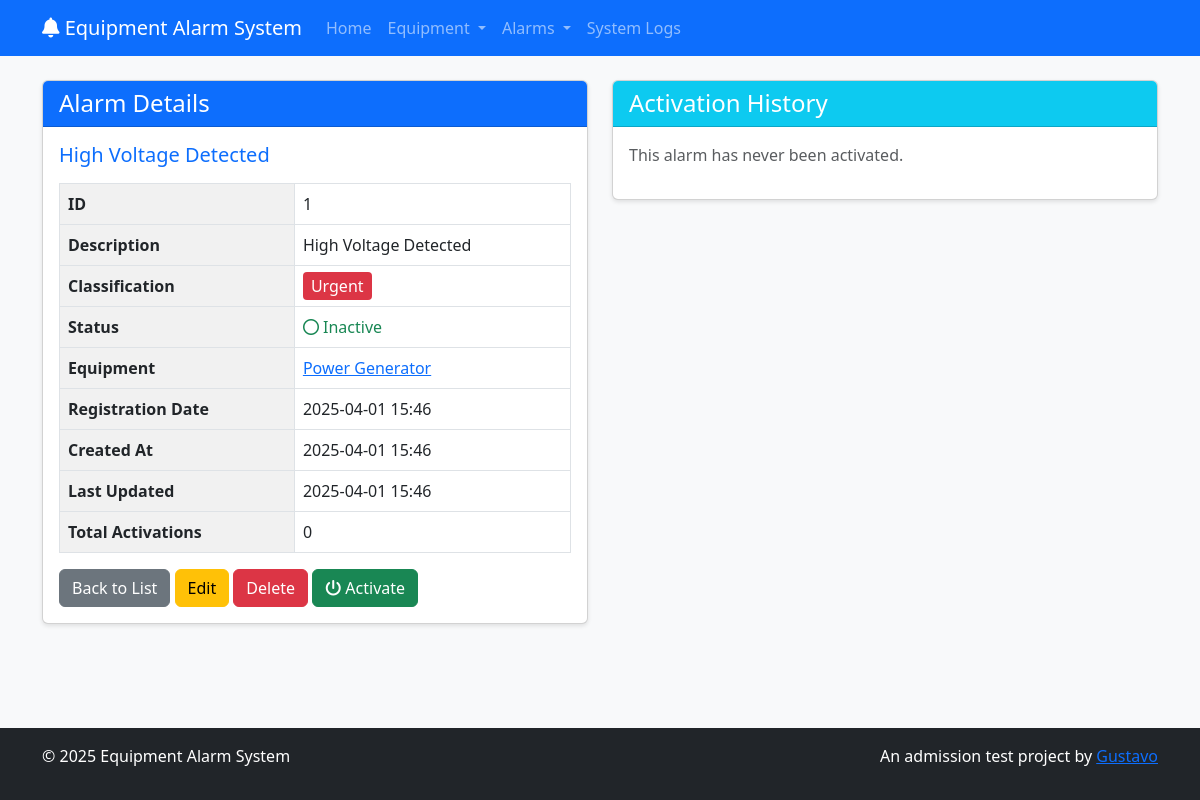
The page /alarms/view.php?id=1 on the database its author committed.
### tables this page shows
CREATE TABLE IF NOT EXISTS alarms (
    id INT AUTO_INCREMENT PRIMARY KEY,
    description VARCHAR(255) NOT NULL,
    classification ENUM('Urgent', 'Emergency', 'Ordinary') NOT NULL,
    equipment_id INT NOT NULL,
    registration_date DATETIME DEFAULT CURRENT_TIMESTAMP,
    created_at DATETIME DEFAULT CURRENT_TIMESTAMP,
    updated_at DATETIME DEFAULT CURRENT_TIMESTAMP ON UPDATE CURRENT_TIMESTAMP,
    FOREIGN KEY (equipment_id) REFERENCES equipment(id) ON DELETE CASCADE
);

CREATE TABLE IF NOT EXISTS equipment (
    id INT AUTO_INCREMENT PRIMARY KEY,
    name VARCHAR(100) NOT NULL,
    serial_number VARCHAR(50) NOT NULL UNIQUE,
    type ENUM('Voltage', 'Current', 'Oil') NOT NULL,
    registration_date DATETIME DEFAULT CURRENT_TIMESTAMP,
    created_at DATETIME DEFAULT CURRENT_TIMESTAMP,
    updated_at DATETIME DEFAULT CURRENT_TIMESTAMP ON UPDATE CURRENT_TIMESTAMP
);

### includes/functions.php (called while the page is built, shortened)
<?php
require_once 'config.php';
function getEquipmentById($id) {
    global $conn;
    $id = (int) $id;
    $sql = "SELECT * FROM equipment WHERE id = ?";
    if($stmt = mysqli_prepare($conn, $sql)) {
        mysqli_stmt_bind_param($stmt, "i", $id);
        if(mysqli_stmt_execute($stmt)) {
            $result = mysqli_stmt_get_result($stmt);
            if(mysqli_num_rows($result) == 1) {
                return mysqli_fetch_assoc($result);
            }
        }
    }
    return false;
}
function getAlarmById($id) {
    global $conn;
    $id = (int) $id;
    $sql = "SELECT * FROM alarms WHERE id = ?";
    if($stmt = mysqli_prepare($conn, $sql)) {
        mysqli_stmt_bind_param($stmt, "i", $id);
        if(mysqli_stmt_execute($stmt)) {
            $result = mysqli_stmt_get_result($stmt);
            if(mysqli_num_rows($result) == 1) {
                return mysqli_fetch_assoc($result);
            }
        }
    }
    return false;
}
function getAlarmStatus($alarm_id) {
    global $conn;
    $alarm_id = (int) $alarm_id;
    $sql = "SELECT status FROM activated_alarms
            WHERE alarm_id = ?
            ORDER BY entry_date DESC
            LIMIT 1";
    if($stmt = mysqli_prepare($conn, $sql)) {
        mysqli_stmt_bind_param($stmt, "i", $alarm_id);
        if(mysqli_stmt_execute($stmt)) {
            $result = mysqli_stmt_get_result($stmt);
            if(mysqli_num_rows($result) == 1) {
                $row = mysqli_fetch_assoc($result);
                return $row['status'];
            } else {
                return 'off';
            }
        }
    }
    return false;
}
?>

### alarms/view.php (the view, shortened to what this page needs)
<?php
require_once '../includes/header.php';
$id = (int)$_GET['id'];
$alarm = getAlarmById($id);
$equipment = getEquipmentById($alarm['equipment_id']);
$status = getAlarmStatus($id);
$activationHistory = array();
$totalActivations = count($activationHistory);
$classificationFormatted = '';
switch ($alarm['classification']) {
    case 'Urgent':
        $classificationFormatted = '<span class="classification-urgent">Urgent</span>';
        break;
}
$statusFormatted = '';
if ($status == 'on') {
    $statusFormatted = '<span class="status-on"><i class="fas fa-circle"></i> Active</span>';
} else {
    $statusFormatted = '<span class="status-off"><i class="far fa-circle"></i> Inactive</span>';
}
?>
<div class="row">
    <div class="col-md-6">
        <div class="card mb-4">
            <div class="card-header bg-primary text-white">
                <h2 class="h4 mb-0">Alarm Details</h2>
            </div>
            <div class="card-body">
                <div class="mb-3">
                    <h3 class="h5 text-primary"><?php echo htmlspecialchars($alarm['description']); ?></h3>
                </div>
                <table class="table table-bordered">
                    <tr>
                        <th>ID</th>
                        <td><?php echo $alarm['id']; ?></td>
                    </tr>
                    <tr>
                        <th>Description</th>
                        <td><?php echo htmlspecialchars($alarm['description']); ?></td>
                    </tr>
                    <tr>
                        <th>Classification</th>
                        <td><?php echo $classificationFormatted; ?></td>
                    </tr>
                    <tr>
                        <th>Status</th>
                        <td><?php echo $statusFormatted; ?></td>
                    </tr>
                    <tr>
                        <th>Equipment</th>
                        <td>
                            <?php if ($equipment): ?>
                                <a href="../equipment/view.php?id=<?php echo $equipment['id']; ?>">
                                    <?php echo htmlspecialchars($equipment['name']); ?>
                                </a>
                            <?php else: ?>
                                <span class="text-danger">Equipment not found</span>
                            <?php endif; ?>
                        </td>
                    </tr>
                    <tr>
                        <th>Registration Date</th>
                        <td><?php echo date('Y-m-d H:i', strtotime($alarm['registration_date'])); ?></td>
                    </tr>
                    <tr>
                        <th>Created At</th>
                        <td><?php echo date('Y-m-d H:i', strtotime($alarm['created_at'])); ?></td>
                    </tr>
                    <tr>
                        <th>Last Updated</th>
                        <td><?php echo date('Y-m-d H:i', strtotime($alarm['updated_at'])); ?></td>
                    </tr>
                    <tr>
                        <th>Total Activations</th>
                        <td><?php echo $totalActivations; ?></td>
                    </tr>
                </table>
                <div class="mt-3">
                    <a href="list.php" class="btn btn-secondary">Back to List</a>
                    <a href="edit.php?id=<?php echo $alarm['id']; ?>" class="btn btn-warning">Edit</a>
                    <a href="delete.php?id=<?php echo $alarm['id']; ?>" class="btn btn-danger btn-delete">Delete</a>
                    <?php if ($status == 'off'): ?>
                    <a href="manage.php?action=activate&id=<?php echo $alarm['id']; ?>" class="btn btn-success btn-toggle-status" data-action="activate" data-id="<?php echo $alarm['id']; ?>" data-desc="<?php echo htmlspecialchars($alarm['description']); ?>">
                        <i class="fas fa-power-off"></i> Activate
                    </a>
                    <?php else: ?>
                    <a href="manage.php?action=deactivate&id=<?php echo $alarm['id']; ?>" class="btn btn-secondary btn-toggle-status" data-action="deactivate" data-id="<?php echo $alarm['id']; ?>" data-desc="<?php echo htmlspecialchars($alarm['description']); ?>">
                        <i class="fas fa-power-off"></i> Deactivate
                    </a>
                    <?php endif; ?>
                </div>
            </div>
        </div>
    </div>
    <div class="col-md-6">
        <div class="card">
            <div class="card-header bg-info text-white">
                <h3 class="h4 mb-0">Activation History</h3>
            </div>
            <div class="card-body">
                <?php if (empty($activationHistory)): ?>
                    <p class="text-muted">This alarm has never been activated.</p>
                <?php endif; ?>
            </div>
        </div>
    </div>
</div>
<?php
require_once '../includes/footer.php';
?>

### assets/css/style.css (style rules this page uses)
html { height: 100%; }
body { background-color: #f8f9fa; min-height: 100%; display: flex; flex-direction: column; }
.card { margin-bottom: 20px; box-shadow: 0 2px 4px rgba(0, 0, 0, 0.1); }
.card-header { font-weight: bold; }
.status-off { color: #198754; }
.table th { background-color: #f1f1f1; }
.classification-urgent { background-color: #dc3545; color: white; padding: 3px 8px; border-radius: 4px; }

### rows shown on the page
alarms: description "High Voltage Detected", id "1", registration_date "2025-04-01 15:46", created_at "2025-04-01 15:46", updated_at "2025-04-01 15:46"
equipment: name "Power Generator"

### other values the page prints
$totalActivations "0"
